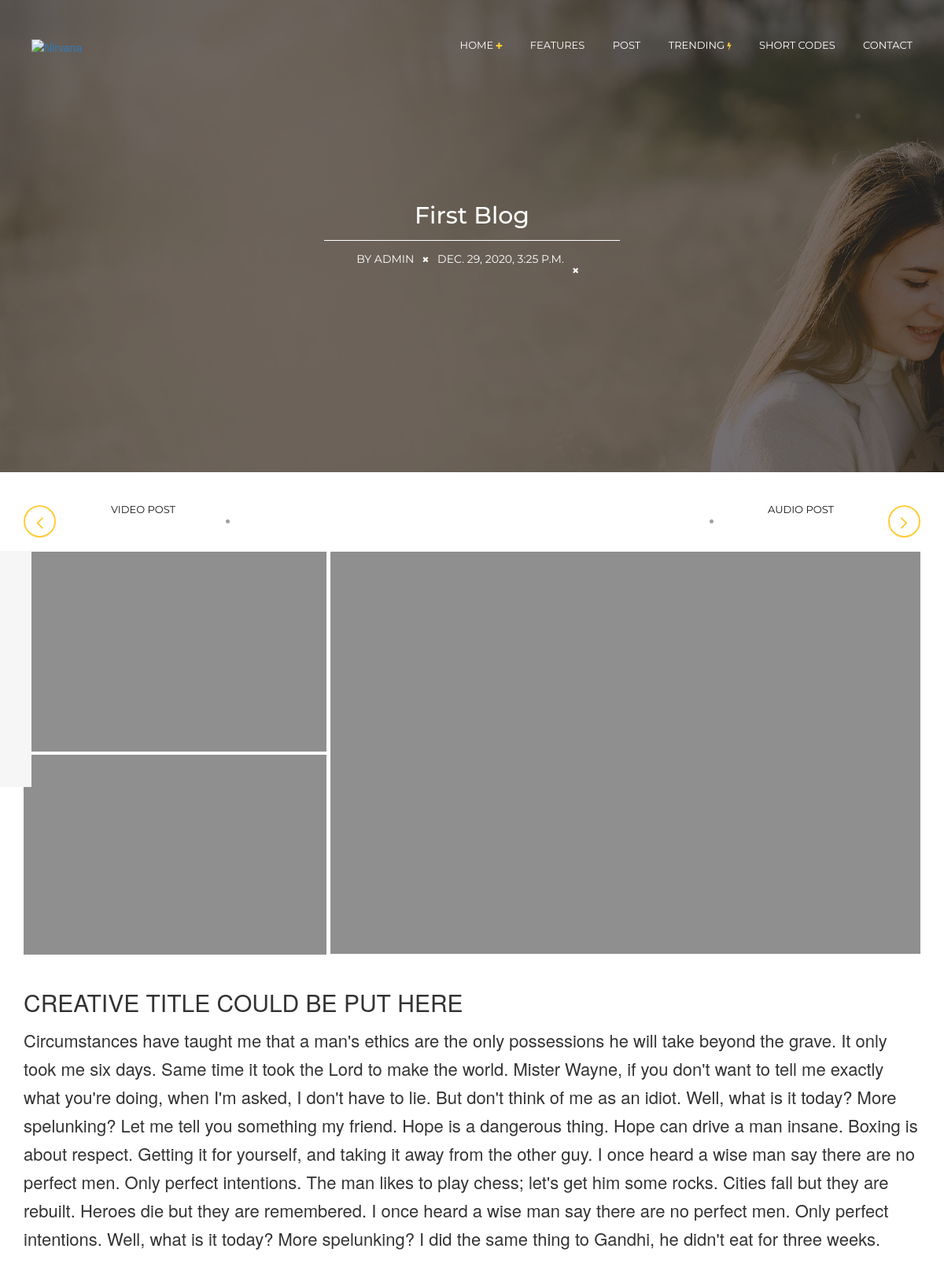
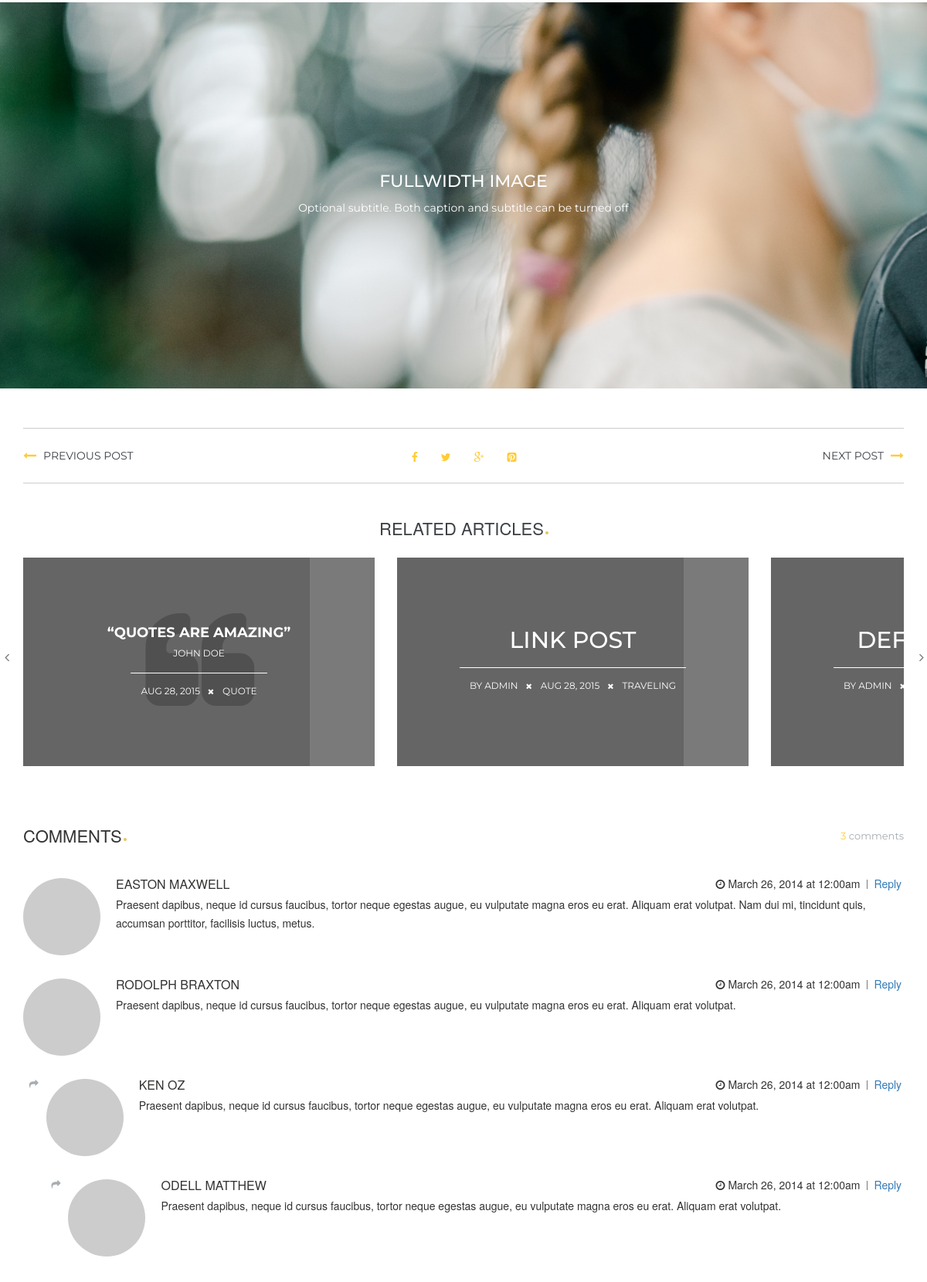
/1/ (upper part), run on the app's committed database (2 pictures, top to bottom).
### myapp/models.py (models this page shows, shortened)
class UserTimestamp(models.Model):
	user = models.ForeignKey(User,on_delete = models.CASCADE)
	timestamp = models.DateTimeField(auto_now_add = True)
	class Meta:
		abstract = True

class Blog(UserTimestamp):
	title = models.CharField(max_length = 50)
	description = models.TextField()
	img1 = models.ImageField(upload_to = '')
	img2 = models.ImageField(upload_to = '')
	img3 = models.ImageField(upload_to = '')

### myapp/views.py (the view)
# urls.py: path('<int:pk>/',detail,name = 'detail'),
def detail(request,pk):
	blog = Blog.objects.get(pk = pk)
	context = {'blog':blog}
	return render(request,'detail.html',context)

### myapp/templates/detail.html (shortened to what this page needs)
{% extends 'base.html' %}
{% block content %}
<main id="main" role="main">
				<div class="container-fluid">
					<div class="row">
						<div class="col-xs-12">
							<div class="row">
								<section class="main-banner post">
									<div class="parallax-holder add-banner">
										<div class="parallax-frame"><img src="{{blog.img2.url}}" height="1420" width="2000" alt="Image Description"></div>
									</div>
									<div class="post-over">
										<div class="box">
											<div class="block">
												<h1><a href="#">{{blog.title}}</a></h1>
												<ul class="add-nav list-inline">
													<li>by <a href="#">{{blog.user}}</a></li>
													<li><time datetime="2015-01-01">{{blog.timestamp}}</time></li>
												</ul>
											</div>
										</div>
									</div>
								</section>
							</div>
						</div>
					</div>
				</div>
				<section class="post-info">
					<div class="progress-bar-holder">
						<span class="progress-info">&nbsp;</span>
					</div>
					<div class="container">
						<div class="row">
							<div class="col-xs-12">
								<article class="main-post">
									<div class="post-images">
										<div class="alignleft">
											<div class="img-box">
												<a href="#"><img src="http://placehold.it/395x260" alt="image description"></a>
											</div>
											<div class="img-box">
												<a href="#"><img src="http://placehold.it/395x260" alt="image description"></a>
											</div>
										</div>
										<div class="img-box2">
											<a href="#"><img src="http://placehold.it/770x525" alt="image description"></a>
										</div>
									</div>
									<h2>CREATIVE TITLE COULD BE PUT HERE</h2>
									{{blog.description|linebreaks}}
								</article>
								<div class="postbox-prev">
									<a href="#" class="post-prev"><i class="fa fa-angle-left"></i></a>
									<span class="post-txt">VIDEO POST</span>
								</div>
								<div class="postbox-next">
									<a href="#" class="post-next"><i class="fa fa-angle-right"></i></a>
									<span class="post-txt">AUDIO POST</span>
								</div>
							</div>
						</div>
					</div>
				</section>
				<div class="container-fluid">
					<div class="row">
						<div class="col-xs-12 fullwidth-post add">
							<div class="row">
								<div class="banner-gallery parallax-holder">
									<div class="parallax-frame"><img src="{{blog.img3.url}}" height="1333" width="2000" alt="Image Description"></div>
									<div class="post-over">
										<div class="box">
											<div class="block">
												<h2><a href="#">FULLWIDTH IMAGE</a></h2>
												<p>Optional subtitle. Both caption and subtitle can be turned off</p>
											</div>
										</div>
									</div>
								</div>
							</div>
						</div>
					</div>
				</div>
				<div class="container related-posts">
					<div class="row">
						<div class="col-xs-12">
							<div class="post-buttons">
								<a class="prev-post" href="#"><i class="fa fa-long-arrow-left"></i> PREVIOUS POST</a>
								<a class="next-post" href="#">NEXT POST <i class="fa fa-long-arrow-right"></i></a>
								<ul class="social-networks list-inline">
									<li><a href="#"><i class="fa fa-facebook"></i></a></li>
									<li><a href="#"><i class="fa fa-twitter"></i></a></li>
									<li><a href="#"><i class="fa fa-google-plus"></i></a></li>
									<li><a href="#"><i class="fa fa-pinterest-square"></i></a></li>
								</ul>
							</div>
							<div class="related-articles">
								<h2><span class="txt"><a href="#">RELATED ARTICLES</a></span></h2>
								<div class="carousel">
									<div class="mask">
										<div class="slideset">
											<div class="slide">
												<div class="banner-gallery">
													<div class="bg-stretch"><img src="http://placehold.it/371x270" alt="image description"/></div>
													<div class="post-over">
														<div class="box">
															<div class="block">
																<blockquote class="post-quotes">
																	<p><a href="#">&ldquo;QUOTES ARE AMAZING&rdquo;</a></p>
																	<footer><cite title="Source Title">John Doe</cite></footer>
																</blockquote>
																<ul class="add-nav list-inline">
																	<li><time datetime="2015-01-01">Aug 28, 2015</time></li>
																	<li>QUOTE</li>
																</ul>
															</div>
														</div>
													</div>
												</div>
											</div>
											<div class="slide">
												<div class="banner-gallery">
													<div class="bg-stretch"><img src="http://placehold.it/371x270" alt="image description"/></div>
													<div class="post-over">
														<div class="box">
															<div class="block">
																<h3><a href="#">LINK POST</a></h3>
																<ul class="add-nav list-inline">
																	<li>by <a href="#">Admin</a></li>
																	<li><time datetime="2015-01-01">Aug 28, 2015</time></li>
																	<li><a href="#">TRAVELING</a></li>
																</ul>
															</div>
														</div>
													</div>
												</div>
											</div>
											<div class="slide">
												<div class="banner-gallery">
													<div class="bg-stretch"><img src="http://placehold.it/371x270" alt="image description"/></div>
													<div class="post-over">
														<div class="box">
															<div class="block">
																<h3><a href="#">DEFAULT POST</a></h3>
																<ul class="add-nav list-inline">
																	<li>by <a href="#">Admin</a></li>
																</ul>
															</div>
														</div>
													</div>
												</div>
											</div>
										</div>
									</div>
									<a class="btn-prev2" href="#"><i class="fa fa-angle-left"></i></a>
									<a class="btn-next2" href="#"><i class="fa fa-angle-right"></i></a>
								</div>
							</div>
							<div class="comments-block">
								<header class="commnents-heading">
									<h2><span class="txt">COMMENTS</span></h2>
									<a href="#" class="threecomments"><span class="num">3</span> comments</a>
								</header>
								<div class="comments-holder">
									<div class="comments-box">
										<a href="#" class="alignleft">
											<img src="http://placehold.it/101x103" alt="image description">
										</a>
										<div class="txt-block">
											<div class="box">
												<h3><a href="#">Easton Maxwell</a></h3>
												<ul class="comment-nav list-inline">
													<li><time datetime="2015-01-01"><i class="fa fa-clock-o"></i> March 26, 2014 at 12:00am</time></li>
													<li><a href="#">Reply</a></li>
												</ul>
											</div>
											<p>Praesent dapibus, neque id cursus faucibus, tortor neque egestas augue, eu vulputate magna eros eu erat. Aliquam erat volutpat. Nam dui mi, tincidunt quis, accumsan porttitor, facilisis luctus, metus.</p>
										</div>
									</div>
									<div class="comments-box">
										<a href="#" class="alignleft">
											<img src="http://placehold.it/102x102" alt="image description">
										</a>
										<div class="txt-block">
											<div class="box">
												<h3><a href="#">Rodolph Braxton</a></h3>
												<ul class="comment-nav list-inline">
													<li><time datetime="2015-01-01"><i class="fa fa-clock-o"></i> March 26, 2014 at 12:00am</time></li>
													<li><a href="#">Reply</a></li>
												</ul>
											</div>
											<p>Praesent dapibus, neque id cursus faucibus, tortor neque egestas augue, eu vulputate magna eros eu erat. Aliquam erat volutpat.</p>
										</div>
									</div>
									<div class="onelevel">
										<div class="comments-box">
											<a href="#" class="mail-reply"><i class="fa fa-share"></i></a>
											<a href="#" class="alignleft">
												<img src="http://placehold.it/102x103" alt="image description">
											</a>
											<div class="txt-block">
												<div class="box">
													<h3><a href="#">Ken Oz</a></h3>
													<ul class="comment-nav list-inline">
														<li><time datetime="2015-01-01"><i class="fa fa-clock-o"></i> March 26, 2014 at 12:00am</time></li>
														<li><a href="#">Reply</a></li>
													</ul>
												</div>
												<p>Praesent dapibus, neque id cursus faucibus, tortor neque egestas augue, eu vulputate magna eros eu erat. Aliquam erat volutpat.</p>
											</div>
										</div>
										<div class="twolevel">
											<div class="comments-box">
												<a href="#" class="mail-reply"><i class="fa fa-share"></i></a>
												<a href="#" class="alignleft">
													<img src="http://placehold.it/102x102" alt="image description">
												</a>
												<div class="txt-block">
													<div class="box">
														<h3><a href="#">Odell Matthew</a></h3>
														<ul class="comment-nav list-inline">
															<li><time datetime="2015-01-01"><i class="fa fa-clock-o"></i> March 26, 2014 at 12:00am</time></li>
															<li><a href="#">Reply</a></li>
														</ul>
													</div>
													<p>Praesent dapibus, neque id cursus faucibus, tortor neque egestas augue, eu vulputate magna eros eu erat. Aliquam erat volutpat.</p>
												</div>
											</div>
										</div>
									</div>
								</div>
							</div>
						</div>
					</div>
				</div>
			</main>
{% endblock %}

### myapp/templates/base.html (shortened to what this page needs)
{% load static %}
<!DOCTYPE html>
<html>
<head>
	<link type="text/css" rel="stylesheet" media="all" href="{% static 'css/bootstrap.css' %}">
	<link type="text/css" rel="stylesheet" media="all" href="{% static 'css/all.css' %}">
</head>
<body>
	<div id="wrapper">
		<div class="w1">
			<header id="header" class="container-fluid">
				<div class="row">
					<div class="col-xs-12">
						<div class="logo"><a href="#"><img class="img-responsive" src="{% static 'images/logo.png' %}" alt="Nirvana"></a></div>
						<div id="nav2">
							<div class="nav-holder2">
								<ul class="list-inline">
									<li>
										<a href="index.html">HOME <i class="fa fa-plus"></i></a>
									</li>
									<li><a href="#">FEATURES</a></li>
									<li><a href="post.html">post</a></li>
									<li><a href="#">TRENDING <i class="fa fa-bolt"></i></a></li>
									<li><a href="shortcodes.html">short codes</a></li>
									<li><a href="contact.html">contact</a></li>
								</ul>
							</div>
						</div>
					</div>
				</div>
			</header>
			{% block content %}
			{% endblock %}
		</div>
	</div>
</body>
</html>

### data on the page
Blog: img2 (picture), title "First Blog", user "ADMIN", timestamp "DEC. 29, 2020, 3:25 P.M.", description "Circumstances have taught me that a man's ethics are the only possessions he will take beyond the grave. It only took me six days. Same time it took the Lord to make the world. Mister Wayne, if you don't want to tell me exactly what you're doing, when I'm asked, I don't have to lie. But don't think of me as an idiot. Well, what is it today? More spelunking? Let me tell you something my friend. Hope is a dangerous thing. Hope can drive a man insane. Boxing is about respect. Getting it for yourself, and taking it away from the other guy. I once heard a wise man say there are no perfect men. Only perfect intentions. The man likes to play chess; let's get him some rocks. Cities fall but they…", img3 (picture)
